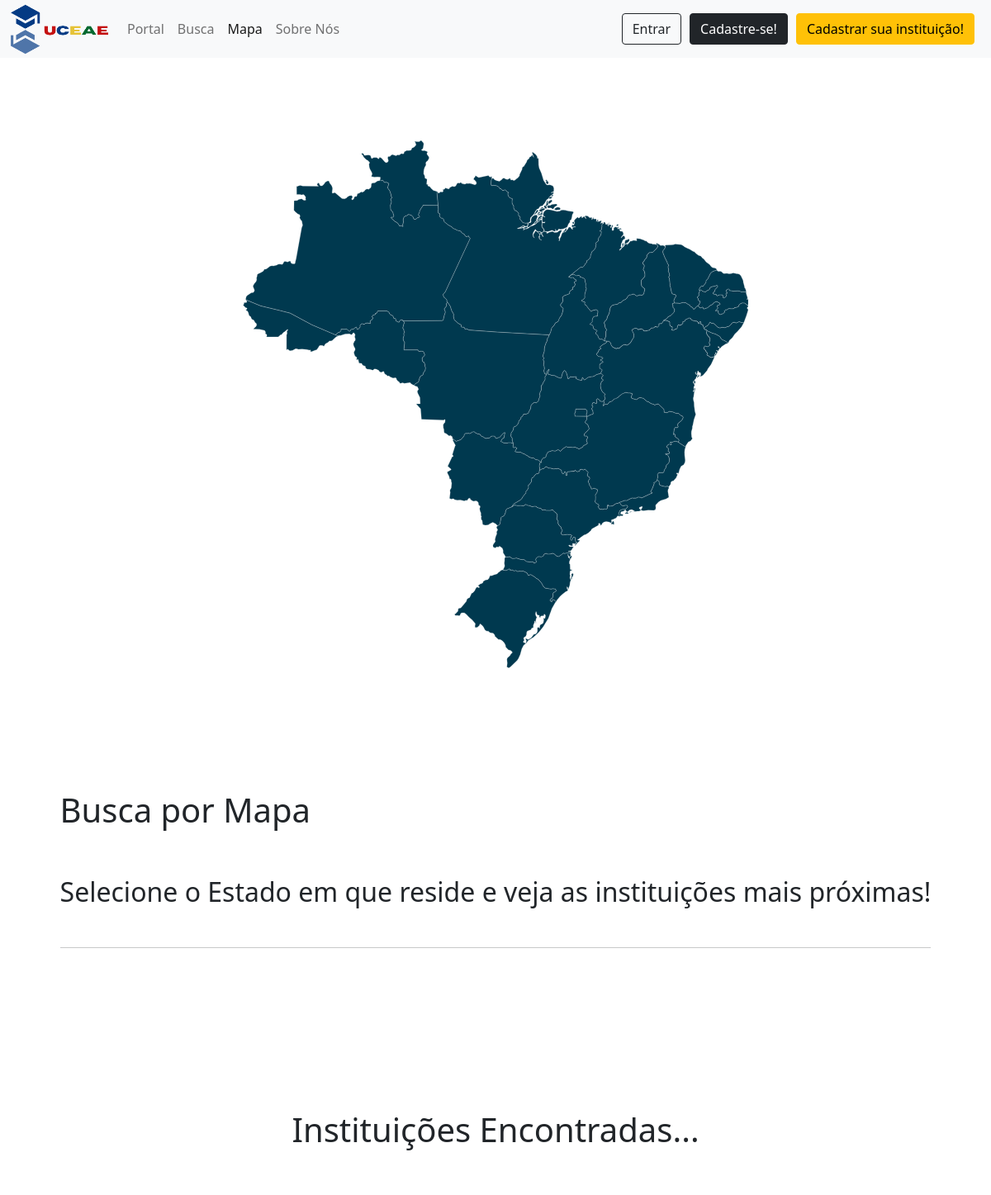
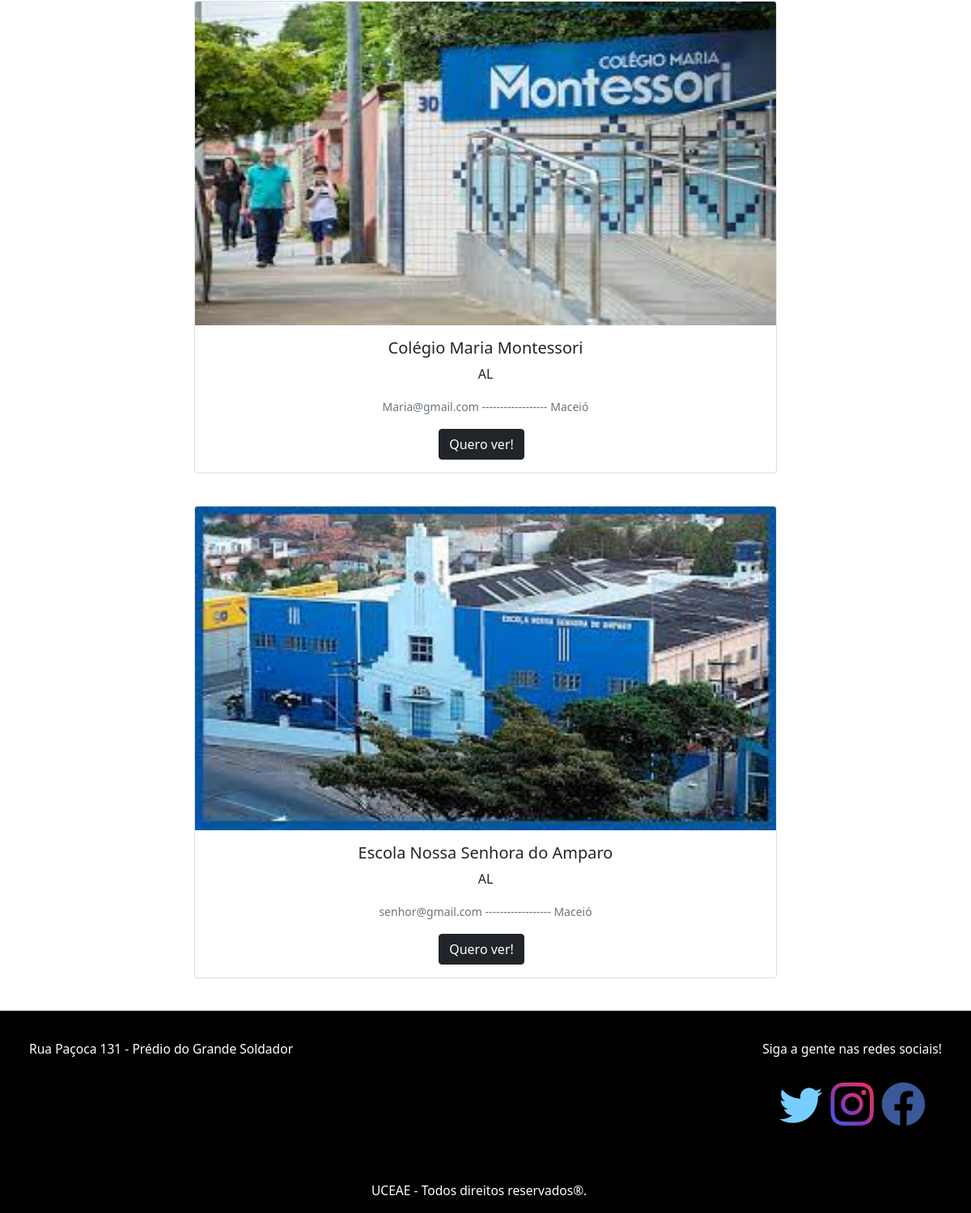
The page /uceae-aluno/brazil.php?uf=al on the database its author committed (2 pictures, top to bottom).
### tables this page shows
CREATE TABLE `escolas` (
  `CNPJ` varchar(21) NOT NULL,
  `nome_escola` varchar(90) DEFAULT NULL,
  `rua_escola` varchar(50) DEFAULT NULL,
  `acessibilidade` enum('N','S') DEFAULT NULL,
  `acessibilidade_texto` varchar(400) DEFAULT NULL,
  `email_escola` varchar(70) DEFAULT NULL,
  `telefone_escola` varchar(16) DEFAULT NULL,
  `uf_escola` varchar(2) DEFAULT NULL,
  `cep_escola` varchar(30) DEFAULT NULL,
  `cidade_escola` varchar(50) DEFAULT NULL,
  `bairro_escola` varchar(40) DEFAULT NULL,
  `foto_perfil` varchar(120) DEFAULT NULL,
  `foto_banner` varchar(120) DEFAULT NULL,
  `comprovante` varchar(120) DEFAULT NULL,
  `mensalidade` decimal(7,2) DEFAULT NULL,
  `modalidade` varchar(10) DEFAULT NULL,
  `origem` varchar(30) DEFAULT NULL,
  `descAcess` varchar(100) DEFAULT NULL,
  `informacoes` varchar(120) DEFAULT NULL,
  `link` varchar(130) DEFAULT NULL,
  `foto_prop` varchar(120) DEFAULT NULL
);

### uceae-aluno/brazil.php (the view, shortened to what this page needs)
<!doctype html>
<HTMl>
   <head>
      <link href="https://cdn.jsdelivr.net/npm/bootstrap@5.0.2/dist/css/bootstrap.min.css" rel="stylesheet">
      <link rel="stylesheet" href="https://unpkg.com/aos@next/dist/aos.css" />
      <link rel="stylesheet" href='css/map.css' type='text/css'>
   </head>
   <body>
    <nav class="navbar navbar-expand-lg navbar-light bg-light" style="height: 70px;">
    <a class="navbar-brand" href="../index.php">
      <img src="img/UCEAE2.png" alt="" width="130" height="" id="logo1">
    </a>
    <div class="collapse navbar-collapse" id="navbarSupportedContent">
      <ul class="navbar-nav me-auto mb-2 mb-lg-0" style="margin-left: 130px;">
        <li class="nav-item">
          <a class="nav-link" aria-current="page" href="../index.php">Portal</a>
        </li>
        <li class="nav-item">
          <a class="nav-link" href="busca.php">Busca</a>
        </li>
        <li class="nav-item">
          <a class="nav-link active" href="brazil.php">Mapa</a>
        </li>
        <li class="nav-item">
          <a class="nav-link" href="../sobreNos.php">Sobre Nós</a>
        </li>
      </ul>
      <form class="d-flex">
      	<div style="margin-right: 20px;">
         <?php
          if(!isset($_SESSION['CNPJ']) && !isset($_SESSION['CPF'])){
              echo "<button class='btn btn-outline-dark' type='button' style='margin-right: 10px;' data-bs-toggle='modal' data-bs-target='#ModalEntrar'>Entrar</button>";
              echo "<a href='../uceae-login/formularioAluno.php' class='btn btn-dark' tabindex='-1' style='margin-right: 10px;' role='button' aria-disabled='true'>Cadastre-se!</a>";
              echo "<a href='../uceae-login/formularioInst.php' class='btn btn-warning' tabindex='-1' role='button' aria-disabled='true'>Cadastrar sua instituição!</a>";
          }
          ?>
    	  </div>
      </form>
    </div>
  </nav>
<div id="mapa-titulo">
<div id="mapa">
</div>
<div id="titulo">
  <br><br>
  <h1>Busca por Mapa</h1>
  <br><br>
  <h2>Selecione o Estado em que reside e veja as instituições mais próximas!</h2><BR>
  <hr>
</div>
</div>
<div id="conteudo">
  <center>
    <h1>Instituições Encontradas...</h1>
    <br><br>
<?php
   include 'conection.php';
   if(isset($_GET['uf']))
   {
      $UF = $_GET['uf'];
      try
      {
         $Comando = $conexao->prepare("SELECT * from escolas WHERE uf_escola = ?");
         $Comando->bindParam(1, $UF);
         $Comando->execute();
         $Res = $Comando->fetchAll();
         $RetornoJSON = json_encode($Res);
         if($RetornoJSON  == "[]")
         {
            echo "<h1 id='retorno'>Nenhuma Instituição Localizada</h1><br><br>";
         }
         else
         {
            for($i = 0; $i <= sizeof($Res) - 1; $i++)
            {
               echo "
                  <div class='card mb-3' id='card' data-aos='fade-up' data-aos-once='true'>
                    <img class='card-img-top' id='img-card' src='". $Res[$i]['foto_banner'] ."' alt='Card image cap'>
                    <div class='card-body'>
                      <h5 class='card-title'>".$Res[$i]['nome_escola']."</h5>
                      <p class='card-text'>".$Res[$i]['uf_escola']."</p>
                      <p class='card-text'><small class='text-muted'>".$Res[$i]['email_escola']." ------------------ ".$Res[$i]['cidade_escola']."</small></p>
                      <a href='showInst.php?cnpj=". $Res[$i]['CNPJ'] ."' class='btn btn-dark' tabindex='-1' style='margin-right: 10px;' role='button' aria-disabled='true'>Quero ver!</a>
                    </div>
                  </div>
                  <br>";
            }
         }
      }
      catch(PDOException $erro)
      {
         $RetornoJSON = "Erro: " . $erro->getMessage();
         echo $RetornoJSON;
      }
   }
?>
</div>
<footer>
  <p id="rua-bottom">Rua Paçoca 131 - Prédio do Grande Soldador</p>
  <p id="uceae-bottom">UCEAE - Todos direitos reservados®.</p>
  <div id="sociais-bottom">
    <p>Siga a gente nas redes sociais!</p>
    <div id="botoes-bottom">
      <a href="#"><i class="bi bi-twitter green grande"></i></a>
      <a href="#"><i class="bi bi-instagram insta grande"></i></a>
      <a href="#"><i class="bi bi-facebook blue grande"></i></a>
    </div>
  </div>
</footer>
</body>
</HTML>

### uceae-aluno/css/map.css (style rules this page uses)
* { margin: 0; padding: 0; }
footer { background-color: black; font-size: 20px; color: white; padding: 3% 3% 0 3%; height: 250px; display: flex; justify-content: space-between; }
#mapa-titulo { display: flex; clear: none; justify-content: center; align-items: center; flex-wrap: wrap; }
#mapa { margin: 100px; }
#logo1 { position: absolute; margin: 0 auto; margin-bottom: 15px; top: 4px; left: 5px; }
#titulo { margin-bottom: 15%; }
#conteudo { text-align: center; }
#sociais-bottom { white-space: nowrap; font-size: 1.3vw; }
#uceae-bottom { align-self: flex-end; margin-right: 15vh; white-space: wrap; font-size: 1.3vw; }
#rua-bottom { white-space: wrap; font-size: 1.3vw; }
#botoes-bottom { display: flex; justify-content: center; align-items: center; gap: 10px; }
.green { color: #76CFFF; }
.blue { color: #3b5998; }
.insta { background:linear-gradient(45deg, #405de6, #5851db, #833ab4, #c13584, #e1306c, #fd1d1d); -webkit-background-clip: text; -webkit-text-fill-color: transparent; }
.grande { font-size: 4.444444444444445vw; }
#card { width: 60%; }
#img-card { height: 400px; }

### rows shown on the page
escolas: foto_banner (picture), nome_escola "Colégio Maria Montessori", uf_escola "AL", email_escola "Maria@gmail.com", cidade_escola "Maceió"
escolas: foto_banner (picture), nome_escola "Escola Nossa Senhora do Amparo", uf_escola "AL", email_escola "senhor@gmail.com", cidade_escola "Maceió"
